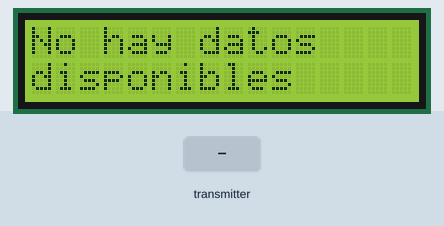
Bench run of a sketch on a simulated Arduino Uno, built with avr-gcc and run on an emulated ATmega328P. Parts: 16×2 character LCD. Inputs (shaded band) come from the test bench. No radio packets arrive unless stated; what the sketch prints to the serial monitor is not drawn.

Above: at 1.2 s.
1.3 s: the transmitter starts sending datos.0 = 0
At 2.8 s:
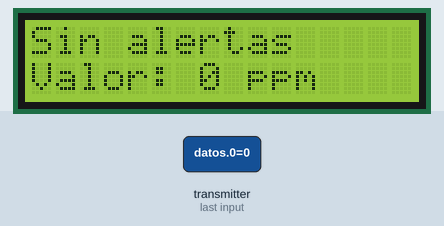
3.5 s: the transmitter starts sending datos.1 = 25
At 4.9 s:
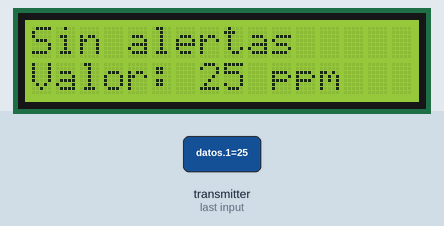
5.6 s: the transmitter starts sending datos.1 = 50
At 7.0 s:
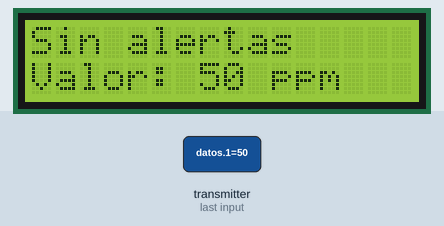
Timing chart, 0 to 8.6 s (numbered marks = the images above; inputs shaded):
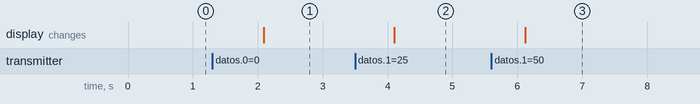

The sketch:

sketch_mar28a.ino
```cpp
//Codigo ARDUINO UNO - RECEPTOR
#include <SPI.h>
#include <nRF24L01.h> //Libreria para la radio
#include <RF24.h>
#include <LiquidCrystal.h>

//Declaremos los pines CE y el CSN del modulo de radio
#define CE_PIN 9
#define CSN_PIN 10

LiquidCrystal lcd(2,3,5,4,6,8);
//Variable con la dirección del canal que se va a leer
byte direccion[5] ={'S','E','D','1','9'};

//creamos el objeto radio (NRF24L01)
RF24 radio(CE_PIN, CSN_PIN);

//vector para los datos recibidos
float datos[3];

void setup()
{
  lcd.begin(16,2);
 //inicializamos el NRF24L01
  radio.begin();
  //inicializamos el puerto serie
  Serial.begin(9600);

  //Abrimos el canal de Lectura
  radio.openReadingPipe(1, direccion);

    //empezamos a escuchar por el canal
  radio.startListening();

}

void loop() {
 uint8_t numero_canal;

 if ( radio.available() )
 {
     //Leemos los datos y los guardamos en la variable datos[]
     radio.read(datos,sizeof(datos));

     //reportamos por el puerto serial los datos recibidos
     Serial.print("ID MODULO= " );
     Serial.print(datos[0]);
     Serial.print(" , ");
     Serial.print("SENSOR= " );
     Serial.print(datos[1]);
     Serial.print(" , ");
     Serial.print("MILLIS= " );
     Serial.print(datos[2]);
     Serial.println(" ms.");
     //Si se recibe señal de radio con niveles de humo se activa la alerta sonora
     if((int)datos[1]>=200){
      lcd.clear();
      lcd.setCursor(0,0);
      lcd.print("ALERTA Modulo:");
      lcd.print((int)datos[0]);
      lcd.setCursor(0,1);
      lcd.print("Valor: ");
      lcd.print((int)datos[1]);
      lcd.print(" ppm");

      tone(7,294,5000); //Se manda señal a pin D7 sonido con frecuendia de 294 Hz, suena durante 5000 ms
     }
     else{
      noTone(7);
      lcd.clear();
      lcd.setCursor(0,0);
      lcd.print("Sin alertas");
      lcd.setCursor(0,1);
      lcd.print("Valor: ");
      lcd.print((int)datos[1]);
      lcd.print(" ppm");
     }
 }
 else
 {
      lcd.clear();
      lcd.setCursor(0,0);
      lcd.print("No hay datos");
      lcd.setCursor(0,1);
      lcd.print("disponibles");
     Serial.println("No hay datos de radio disponibles");
 }
 delay(1000);

}
```

Measured:
- after the input at 1.3 s, the display: changes after 0.79 s (image 1)
- after the input at 3.5 s, the display: changes after 0.61 s (image 2)
- after the input at 5.6 s, the display: changes after 0.52 s (image 3)
